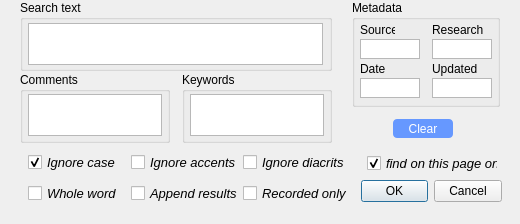
<?xml version="1.0" encoding="UTF-8"?>
<ui version="4.0">
 <class>SearchDSets</class>
 <widget class="QDialog" name="SearchDSets">
  <property name="geometry">
   <rect>
    <x>0</x>
    <y>0</y>
    <width>520</width>
    <height>224</height>
   </rect>
  </property>
  <property name="windowTitle">
   <string>Dialog</string>
  </property>
  <property name="toolTip">
   <string>Enter text to find in the fields where you wish to search. 
Entering terms in more than one field will search for entries 
that meet all search criteria. Enter &quot;&amp;&quot; between AND search 
terms in the same field, place &quot;¬&quot; before terms for NOT searches. 
For edge-sensitive searches, place &quot;#&quot; on the edge you wish the 
search to key on (e.g., &quot;#an&quot; will find all words beginning with 
the string &quot;an&quot;). Combine AND/NOT and &quot;#&quot; in the order &quot;¬#&quot;. 
Use the checkboxes on the left to parameterize searches.</string>
  </property>
  <widget class="QDialogButtonBox" name="buttonBox">
   <property name="geometry">
    <rect>
     <x>361</x>
     <y>171</y>
     <width>141</width>
     <height>41</height>
    </rect>
   </property>
   <property name="orientation">
    <enum>Qt::Horizontal</enum>
   </property>
   <property name="standardButtons">
    <set>QDialogButtonBox::Cancel|QDialogButtonBox::Ok</set>
   </property>
  </widget>
  <widget class="QGroupBox" name="groupBox">
   <property name="geometry">
    <rect>
     <x>352</x>
     <y>0</y>
     <width>148</width>
     <height>107</height>
    </rect>
   </property>
   <property name="title">
    <string>Metadata</string>
   </property>
   <widget class="QPlainTextEdit" name="Source">
    <property name="geometry">
     <rect>
      <x>8</x>
      <y>39</y>
      <width>60</width>
      <height>20</height>
     </rect>
    </property>
    <property name="font">
     <font>
      <pointsize>9</pointsize>
     </font>
    </property>
    <property name="verticalScrollBarPolicy">
     <enum>Qt::ScrollBarAlwaysOff</enum>
    </property>
    <property name="sizeAdjustPolicy">
     <enum>QAbstractScrollArea::AdjustIgnored</enum>
    </property>
   </widget>
   <widget class="QPlainTextEdit" name="Researcher">
    <property name="geometry">
     <rect>
      <x>80</x>
      <y>39</y>
      <width>60</width>
      <height>20</height>
     </rect>
    </property>
    <property name="font">
     <font>
      <pointsize>9</pointsize>
     </font>
    </property>
    <property name="verticalScrollBarPolicy">
     <enum>Qt::ScrollBarAlwaysOff</enum>
    </property>
   </widget>
   <widget class="QPlainTextEdit" name="Date">
    <property name="geometry">
     <rect>
      <x>8</x>
      <y>78</y>
      <width>60</width>
      <height>20</height>
     </rect>
    </property>
    <property name="font">
     <font>
      <pointsize>9</pointsize>
     </font>
    </property>
    <property name="verticalScrollBarPolicy">
     <enum>Qt::ScrollBarAlwaysOff</enum>
    </property>
   </widget>
   <widget class="QPlainTextEdit" name="Updated">
    <property name="geometry">
     <rect>
      <x>80</x>
      <y>78</y>
      <width>60</width>
      <height>20</height>
     </rect>
    </property>
    <property name="font">
     <font>
      <pointsize>9</pointsize>
     </font>
    </property>
    <property name="verticalScrollBarPolicy">
     <enum>Qt::ScrollBarAlwaysOff</enum>
    </property>
   </widget>
   <widget class="QLabel" name="label">
    <property name="geometry">
     <rect>
      <x>8</x>
      <y>22</y>
      <width>35</width>
      <height>16</height>
     </rect>
    </property>
    <property name="font">
     <font>
      <pointsize>9</pointsize>
     </font>
    </property>
    <property name="text">
     <string>Source</string>
    </property>
   </widget>
   <widget class="QLabel" name="label_2">
    <property name="geometry">
     <rect>
      <x>80</x>
      <y>22</y>
      <width>51</width>
      <height>16</height>
     </rect>
    </property>
    <property name="font">
     <font>
      <pointsize>9</pointsize>
     </font>
    </property>
    <property name="text">
     <string>Researcher</string>
    </property>
   </widget>
   <widget class="QLabel" name="label_3">
    <property name="geometry">
     <rect>
      <x>8</x>
      <y>61</y>
      <width>35</width>
      <height>16</height>
     </rect>
    </property>
    <property name="font">
     <font>
      <pointsize>9</pointsize>
     </font>
    </property>
    <property name="text">
     <string>Date</string>
    </property>
   </widget>
   <widget class="QLabel" name="label_4">
    <property name="geometry">
     <rect>
      <x>80</x>
      <y>61</y>
      <width>51</width>
      <height>16</height>
     </rect>
    </property>
    <property name="font">
     <font>
      <pointsize>9</pointsize>
     </font>
    </property>
    <property name="text">
     <string>Updated</string>
    </property>
   </widget>
  </widget>
  <widget class="QGroupBox" name="groupBox_2">
   <property name="geometry">
    <rect>
     <x>20</x>
     <y>72</y>
     <width>150</width>
     <height>71</height>
    </rect>
   </property>
   <property name="title">
    <string>Comments</string>
   </property>
   <widget class="QPlainTextEdit" name="Comments">
    <property name="geometry">
     <rect>
      <x>8</x>
      <y>22</y>
      <width>134</width>
      <height>42</height>
     </rect>
    </property>
   </widget>
  </widget>
  <widget class="QGroupBox" name="groupBox_3">
   <property name="geometry">
    <rect>
     <x>182</x>
     <y>72</y>
     <width>150</width>
     <height>71</height>
    </rect>
   </property>
   <property name="title">
    <string>Keywords</string>
   </property>
   <widget class="QPlainTextEdit" name="Keywords">
    <property name="geometry">
     <rect>
      <x>8</x>
      <y>22</y>
      <width>134</width>
      <height>42</height>
     </rect>
    </property>
   </widget>
  </widget>
  <widget class="QGroupBox" name="groupBox_4">
   <property name="geometry">
    <rect>
     <x>20</x>
     <y>0</y>
     <width>312</width>
     <height>71</height>
    </rect>
   </property>
   <property name="title">
    <string>Search text</string>
   </property>
   <widget class="QPlainTextEdit" name="SearchText">
    <property name="geometry">
     <rect>
      <x>8</x>
      <y>23</y>
      <width>295</width>
      <height>42</height>
     </rect>
    </property>
    <property name="font">
     <font>
      <pointsize>11</pointsize>
     </font>
    </property>
   </widget>
  </widget>
  <widget class="QWidget" name="gridLayoutWidget">
   <property name="geometry">
    <rect>
     <x>28</x>
     <y>148</y>
     <width>325</width>
     <height>61</height>
    </rect>
   </property>
   <layout class="QGridLayout" name="gridLayout">
    <property name="horizontalSpacing">
     <number>0</number>
    </property>
    <item row="0" column="1">
     <widget class="QCheckBox" name="accentBtn">
      <property name="font">
       <font>
        <pointsize>10</pointsize>
        <italic>true</italic>
       </font>
      </property>
      <property name="toolTip">
       <string>Perform searches that ignore lexical accent.
Search term must contain no accented characters.</string>
      </property>
      <property name="text">
       <string>Ignore accents</string>
      </property>
     </widget>
    </item>
    <item row="1" column="1">
     <widget class="QCheckBox" name="appendBtn">
      <property name="font">
       <font>
        <pointsize>10</pointsize>
        <italic>true</italic>
       </font>
      </property>
      <property name="toolTip">
       <string>Search results will not overwrite the results
of previous searches on &quot;Search&quot; card.</string>
      </property>
      <property name="text">
       <string>Append results</string>
      </property>
     </widget>
    </item>
    <item row="0" column="0">
     <widget class="QCheckBox" name="caseBtn">
      <property name="font">
       <font>
        <pointsize>10</pointsize>
        <italic>true</italic>
       </font>
      </property>
      <property name="toolTip">
       <string>Perform case-insensitive searches</string>
      </property>
      <property name="text">
       <string>Ignore case</string>
      </property>
      <property name="checked">
       <bool>true</bool>
      </property>
     </widget>
    </item>
    <item row="0" column="2">
     <widget class="QCheckBox" name="diacritBtn">
      <property name="font">
       <font>
        <pointsize>10</pointsize>
        <italic>true</italic>
       </font>
      </property>
      <property name="toolTip">
       <string>Perform searches that ignore diacritics. 
Search term must contain no diacritics.</string>
      </property>
      <property name="text">
       <string>Ignore diacrits</string>
      </property>
     </widget>
    </item>
    <item row="1" column="0">
     <widget class="QCheckBox" name="wholeWordBtn">
      <property name="font">
       <font>
        <pointsize>10</pointsize>
        <italic>true</italic>
       </font>
      </property>
      <property name="text">
       <string>Whole word</string>
      </property>
     </widget>
    </item>
    <item row="1" column="2">
     <widget class="QCheckBox" name="recOnlyBtn">
      <property name="font">
       <font>
        <pointsize>10</pointsize>
        <italic>true</italic>
       </font>
      </property>
      <property name="text">
       <string>Recorded only</string>
      </property>
      <property name="checkable">
       <bool>false</bool>
      </property>
     </widget>
    </item>
   </layout>
  </widget>
  <widget class="QCheckBox" name="limitBtn">
   <property name="geometry">
    <rect>
     <x>367</x>
     <y>154</y>
     <width>131</width>
     <height>18</height>
    </rect>
   </property>
   <property name="font">
    <font>
     <pointsize>10</pointsize>
     <italic>true</italic>
    </font>
   </property>
   <property name="toolTip">
    <string>limit search to current card. Lines
containing results will be highlighted.
Does not support AND or NOT searches.</string>
   </property>
   <property name="text">
    <string>find on this page only</string>
   </property>
   <property name="checked">
    <bool>true</bool>
   </property>
  </widget>
  <widget class="QPushButton" name="clearBtn">
   <property name="geometry">
    <rect>
     <x>393</x>
     <y>119</y>
     <width>60</width>
     <height>19</height>
    </rect>
   </property>
   <property name="styleSheet">
    <string notr="true">QPushButton {
	max-height: 19px;
	min-height: 19px;
	max-width: 60px;
	min-width: 60px;
	background: #6698FF;
	color: white;    
	border: 0px solid black;
	border-radius: 4px;
    	padding: 0 0 0 0;
    	margin: 0 0 0 0;
}

QPushButton:pressed {
	background: #1E90FF;
	border: 2px outset #E6E6FA;
}

QPushButton:disabled {
	background: #E6E6FA;
	border: 0px outset #E6E6FA;
}</string>
   </property>
   <property name="text">
    <string>Clear</string>
   </property>
  </widget>
 </widget>
 <tabstops>
  <tabstop>SearchText</tabstop>
  <tabstop>Source</tabstop>
  <tabstop>Researcher</tabstop>
  <tabstop>Date</tabstop>
  <tabstop>Updated</tabstop>
  <tabstop>Comments</tabstop>
  <tabstop>Keywords</tabstop>
  <tabstop>caseBtn</tabstop>
  <tabstop>accentBtn</tabstop>
  <tabstop>appendBtn</tabstop>
  <tabstop>buttonBox</tabstop>
 </tabstops>
 <resources/>
 <connections>
  <connection>
   <sender>buttonBox</sender>
   <signal>accepted()</signal>
   <receiver>SearchDSets</receiver>
   <slot>accept()</slot>
   <hints>
    <hint type="sourcelabel">
     <x>248</x>
     <y>254</y>
    </hint>
    <hint type="destinationlabel">
     <x>157</x>
     <y>274</y>
    </hint>
   </hints>
  </connection>
  <connection>
   <sender>buttonBox</sender>
   <signal>rejected()</signal>
   <receiver>SearchDSets</receiver>
   <slot>reject()</slot>
   <hints>
    <hint type="sourcelabel">
     <x>316</x>
     <y>260</y>
    </hint>
    <hint type="destinationlabel">
     <x>286</x>
     <y>274</y>
    </hint>
   </hints>
  </connection>
 </connections>
</ui>
